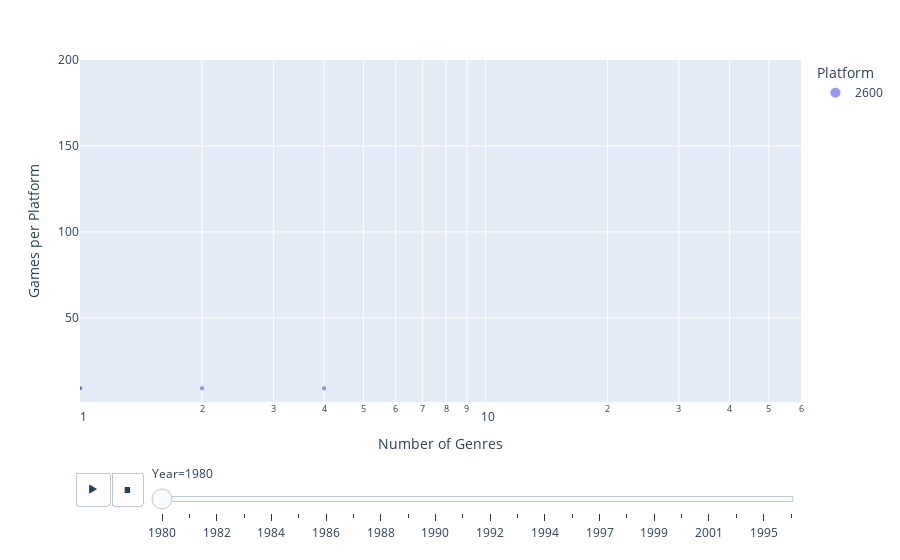

Notebook source saved alongside this figure:
### Code cell
figure = px.scatter(genre_platform, x = "Number of Genres", y = "Games per Platform", 
                    animation_frame= "Year", animation_group = "Genre",
                    hover_name="Genre", color = "Platform",
                    size = "Games per Platform",
                    range_x=[1,60], range_y=[1,200])

figure.layout.updatemenus[0].buttons[0].args[1]["frame"]["duration"] = 1000
figure.show()

### Figure 1 — Plotly figure (JSON) as saved in the notebook; plotly's stock layout.template omitted (floating-point values rounded to 4 significant figures)
{"data": [{"hovertemplate": "<b>%{hovertext}</b><br><br>Platform=2600<br>Year=1980<br>Number of Genres=%{x}<br>Games per Platform=%{marker.size}<extra></extra>", "hovertext": ["Action", "Fighting", "Misc", "Shooter", "Sports"], "ids": ["Action", "Fighting", "Misc", "Shooter", "Sports"], "legendgroup": "2600", "marker": {"color": "#636efa", "size": [9, 9, 9, 9, 9], "sizemode": "area", "sizeref": 0.62, "symbol": "circle"}, "mode": "markers", "name": "2600", "orientation": "v", "showlegend": true, "type": "scatter", "x": [1, 1, 4, 2, 1], "xaxis": "x", "y": [9, 9, 9, 9, 9], "yaxis": "y"}], "layout": {"legend": {"itemsizing": "constant", "title": {"text": "Platform"}, "tracegroupgap": 0}, "margin": {"t": 60}, "sliders": [{"active": 0, "currentvalue": {"prefix": "Year="}, "len": 0.9, "pad": {"b": 10, "t": 60}, "steps": [{"args": [["1980"], {"frame": {"duration": 0, "redraw": false}, "fromcurrent": true, "mode": "immediate", "transition": {"duration": 0, "easing": "linear"}}], "label": "1980", "method": "animate"}, {"args": [["1981"], {"frame": {"duration": 0, "redraw": false}, "fromcurrent": true, "mode": "immediate", "transition": {"duration": 0, "easing": "linear"}}], "label": "1981", "method": "animate"}, {"args": [["1982"], {"frame": {"duration": 0, "redraw": false}, "fromcurrent": true, "mode": "immediate", "transition": {"duration": 0, "easing": "linear"}}], "label": "1982", "method": "animate"}, {"args": [["1983"], {"frame": {"duration": 0, "redraw": false}, "fromcurrent": true, "mode": "immediate", "transition": {"duration": 0, "easing": "linear"}}], "label": "1983", "method": "animate"}, {"args": [["1984"], {"frame": {"duration": 0, "redraw": false}, "fromcurrent": true, "mode": "immediate", "transition": {"duration": 0, "easing": "linear"}}], "label": "1984", "method": "animate"}, {"args": [["1985"], {"frame": {"duration": 0, "redraw": false}, "fromcurrent": true, "mode": "immediate", "transition": {"duration": 0, "easing": "linear"}}], "label": "1985", "method": "animate"}, {"args": [["1986"], {"frame": {"duration": 0, "redraw": false}, "fromcurrent": true, "mode": "immediate", "transition": {"duration": 0, "easing": "linear"}}], "label": "1986", "method": "animate"}, {"args": [["1987"], {"frame": {"duration": 0, "redraw": false}, "fromcurrent": true, "mode": "immediate", "transition": {"duration": 0, "easing": "linear"}}], "label": "1987", "method": "animate"}, {"args": [["1988"], {"frame": {"duration": 0, "redraw": false}, "fromcurrent": true, "mode": "immediate", "transition": {"duration": 0, "easing": "linear"}}], "label": "1988", "method": "animate"}, {"args": [["1989"], {"frame": {"duration": 0, "redraw": false}, "fromcurrent": true, "mode": "immediate", "transition": {"duration": 0, "easing": "linear"}}], "label": "1989", "method": "animate"}, {"args": [["1990"], {"frame": {"duration": 0, "redraw": false}, "fromcurrent": true, "mode": "immediate", "transition": {"duration": 0, "easing": "linear"}}], "label": "1990", "method": "animate"}, {"args": [["1991"], {"frame": {"duration": 0, "redraw": false}, "fromcurrent": true, "mode": "immediate", "transition": {"duration": 0, "easing": "linear"}}], "label": "1991", "method": "animate"}, {"args": [["1992"], {"frame": {"duration": 0, "redraw": false}, "fromcurrent": true, "mode": "immediate", "transition": {"duration": 0, "easing": "linear"}}], "label": "1992", "method": "animate"}, {"args": [["1993"], {"frame": {"duration": 0, "redraw": false}, "fromcurrent": true, "mode": "immediate", "transition": {"duration": 0, "easing": "linear"}}], "label": "1993", "method": "animate"}, {"args": [["1994"], {"frame": {"duration": 0, "redraw": false}, "fromcurrent": true, "mode": "immediate", "transition": {"duration": 0, "easing": "linear"}}], "label": "1994", "method": "animate"}, {"args": [["1996"], {"frame": {"duration": 0, "redraw": false}, "fromcurrent": true, "mode": "immediate", "transition": {"duration": 0, "easing": "linear"}}], "label": "1996", "method": "animate"}, {"args": [["1997"], {"frame": {"duration": 0, "redraw": false}, "fromcurrent": true, "mode": "immediate", "transition": {"duration": 0, "easing": "linear"}}], "label": "1997", "method": "animate"}, {"args": [["1998"], {"frame": {"duration": 0, "redraw": false}, "fromcurrent": true, "mode": "immediate", "transition": {"duration": 0, "easing": "linear"}}], "label": "1998", "method": "animate"}, {"args": [["1999"], {"frame": {"duration": 0, "redraw": false}, "fromcurrent": true, "mode": "immediate", "transition": {"duration": 0, "easing": "linear"}}], "label": "1999", "method": "animate"}, {"args": [["2000"], {"frame": {"duration": 0, "redraw": false}, "fromcurrent": true, "mode": "immediate", "transition": {"duration": 0, "easing": "linear"}}], "label": "2000", "method": "animate"}, {"args": [["2001"], {"frame": {"duration": 0, "redraw": false}, "fromcurrent": true, "mode": "immediate", "transition": {"duration": 0, "easing": "linear"}}], "label": "2001", "method": "animate"}, {"args": [["2002"], {"frame": {"duration": 0, "redraw": false}, "fromcurrent": true, "mode": "immediate", "transition": {"duration": 0, "easing": "linear"}}], "label": "2002", "method": "animate"}, {"args": [["1995"], {"frame": {"duration": 0, "redraw": false}, "fromcurrent": true, "mode": "immediate", "transition": {"duration": 0, "easing": "linear"}}], "label": "1995", "method": "animate"}, {"args": [["2003"], {"frame": {"duration": 0, "redraw": false}, "fromcurrent": true, "mode": "immediate", "transition": {"duration": 0, "easing": "linear"}}], "label": "2003", "method": "animate"}], "x": 0.1, "xanchor": "left", "y": 0, "yanchor": "top"}], "updatemenus": [{"buttons": [{"args": [null, {"frame": {"duration": 1000, "redraw": false}, "fromcurrent": true, "mode": "immediate", "transition": {"duration": 500, "easing": "linear"}}], "label": "&#9654;", "method": "animate"}, {"args": [[null], {"frame": {"duration": 0, "redraw": false}, "fromcurrent": true, "mode": "immediate", "transition": {"duration": 0, "easing": "linear"}}], "label": "&#9724;", "method": "animate"}], "direction": "left", "pad": {"r": 10, "t": 70}, "showactive": false, "type": "buttons", "x": 0.1, "xanchor": "right", "y": 0, "yanchor": "top"}], "xaxis": {"anchor": "y", "domain": [0, 1], "range": [0, 1.778], "title": {"text": "Number of Genres"}, "type": "log"}, "yaxis": {"anchor": "x", "domain": [0, 1], "range": [1, 200], "title": {"text": "Games per Platform"}}}}
